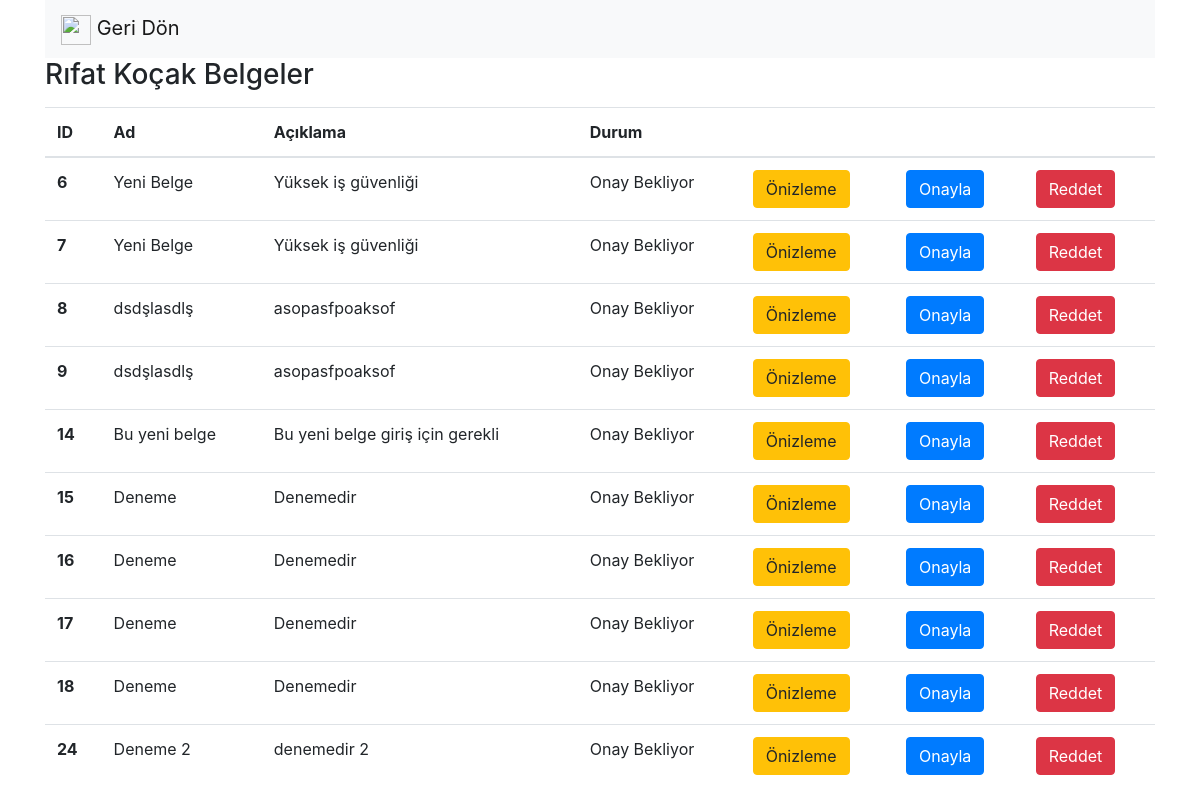
Screenshot of /personelBelgeler/2 with the database file from the repository.
### safeputapp/models.py (models this page shows, shortened)
class Personel(models.Model):
    ad = models.CharField(max_length = 50, verbose_name = "Ad")
    soyad = models.CharField(max_length = 50, verbose_name = "Soyad")
    adres = models.CharField(max_length = 250, verbose_name = "Adres")
    telefon = models.CharField(max_length = 11, verbose_name = "Telefon")
    eposta = models.CharField(max_length = 50, verbose_name = "E-Posta")
    tcno = models.CharField(max_length = 11, verbose_name = "TC Kimlik Numarası")
    ehliyet_no = models.CharField(max_length = 20, verbose_name = "Ehliyet Numarası")
    kan_grubu = models.CharField(max_length = 10, verbose_name = "Kan Grubu")
    sgk_no = models.CharField(max_length = 250, verbose_name = "SGK Numarası")
    is_id = models.ForeignKey(Is, on_delete = models.CASCADE, verbose_name = "İş")
    aktifmi = models.BooleanField(verbose_name = "Aktif mi?", default = True)
    olusturma_tarihi = models.DateTimeField(auto_now_add = True, blank = True, verbose_name = "Oluşturma Tarihi")
    duzunleme_tarihi = models.DateTimeField(verbose_name = "Duzenleme Tarihi", blank = True, null = True)

class Belge(models.Model):
    ad = models.CharField(max_length = 50, verbose_name = "Ad")
    aciklama = models.CharField(max_length = 50, verbose_name = "Açıklama")
    personel_id = models.ForeignKey(Personel, on_delete = models.CASCADE, verbose_name = "Personel")
    belge = models.FileField(upload_to='documents/')
    belge_durum = models.ForeignKey(BelgeDurum, on_delete = models.CASCADE, verbose_name = "Belge Durum")
    aktifmi = models.BooleanField(verbose_name = "Aktif mi?", default = True)
    olusturma_tarihi = models.DateTimeField(auto_now_add = True, blank = True, verbose_name = "Oluşturma Tarihi")
    duzunleme_tarihi = models.DateTimeField(verbose_name = "Duzenleme Tarihi", blank = True, null = True)

class BelgeDurum(models.Model):
    ad = models.CharField(max_length = 50, verbose_name = "Ad")
    durum = models.CharField(max_length = 20, verbose_name = "Durum")
    aktifmi = models.BooleanField(verbose_name = "Aktif mi?", default = True)
    olusturma_tarihi = models.DateTimeField(auto_now_add = True, blank = True, verbose_name = "Oluşturma Tarihi")
    duzunleme_tarihi = models.DateTimeField(verbose_name = "Duzenleme Tarihi", blank = True, null = True)
    def __unicode__(self):
        return self.ad

### safeputapp/views.py (the view)
# urls.py: url(r'^personelBelgeler/(?P<id>\d+)', personelBelgeler),
def personelBelgeler(request, id):
    personel = get_object_or_404(Personel, id = id)
    belgeler = Belge.objects.filter(personel_id = id)
    return  render(request, "personelBelgeler.html", { "personel" : personel, "belgeler" : belgeler, "mevcutIs" : personel.is_id.id })

### safeputapp/templates/personelBelgeler.html (shortened to what this page needs)
<!DOCTYPE html>
<html>
    <head>
        <link rel="stylesheet" href="https://maxcdn.bootstrapcdn.com/bootstrap/4.0.0/css/bootstrap.min.css">
    </head>
    <body>
        <div class="container">
            <nav class="navbar navbar-light bg-light">
                <a class="navbar-brand" href="/isDetay/{{ mevcutIs }}">
                    <img src="https://image.flaticon.com/icons/svg/118/118739.svg" width="30" height="30" alt=""> Geri Dön
                </a>
            </nav>
            {% if personel %}
                <h3>{{ personel.ad }} {{ personel.soyad }} Belgeler</h3>
                <p>
                    {% if belgeler %}
                        <table class="table">
                            <thead>
                                <tr>
                                <th scope="col">ID</th>
                                <th scope="col">Ad</th>
                                <th scope="col">Açıklama</th>
                                <th scope="col">Durum</th>
                                <th scope="col"></th>
                                <th scope="col"></th>
                                <th scope="col"></th>
                                </tr>
                            </thead>
                            <tbody>
                                {% for belge in belgeler %}
                                    <tr>
                                        <th scope="row"> {{ belge.id }} </th>
                                        <td> {{ belge.ad }} </td>
                                        <td> {{ belge.aciklama }} </td>
                                        <td> {{ belge.belge_durum }} </td>
                                        <td><a href="/belgeOnizle/{{belge.id}}" class="btn btn-warning">Önizleme</td>
                                        <td><a href="/belgeOnay/{{belge.id}}" class="btn btn-primary">Onayla</td>
                                        <td><a href="/belgeRed/{{belge.id}}" class="btn btn-danger">Reddet</td>
                                    </tr>
                                {% endfor %}
                            </tbody>
                        </table>
                    {% else %}
                        <div class="alert alert-danger">
                            Kayıt bulunamadı.
                        </div>
                    {% endif %}
                </p>
            {% endif %}
        </div>
    </body>
</html>

### rows the page displays
Personel: ad "Rıfat", soyad "Koçak"
Belge: id "6", ad "Yeni Belge", aciklama "Yüksek iş güvenliği", belge_durum "Onay Bekliyor"
Belge: id "7", ad "Yeni Belge", aciklama "Yüksek iş güvenliği", belge_durum "Onay Bekliyor"
Belge: id "8", ad "dsdşlasdlş", aciklama "asopasfpoaksof", belge_durum "Onay Bekliyor"
Belge: id "9", ad "dsdşlasdlş", aciklama "asopasfpoaksof", belge_durum "Onay Bekliyor"
Belge: id "14", ad "Bu yeni belge", aciklama "Bu yeni belge giriş için gerekli", belge_durum "Onay Bekliyor"
Belge: id "15", ad "Deneme", aciklama "Denemedir", belge_durum "Onay Bekliyor"
Belge: id "16", ad "Deneme", aciklama "Denemedir", belge_durum "Onay Bekliyor"
Belge: id "17", ad "Deneme", aciklama "Denemedir", belge_durum "Onay Bekliyor"
Belge: id "18", ad "Deneme", aciklama "Denemedir", belge_durum "Onay Bekliyor"
Belge: id "24", ad "Deneme 2", aciklama "denemedir 2", belge_durum "Onay Bekliyor"
